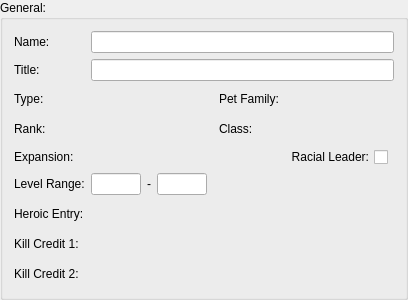
        <widget class="QGroupBox" name="groupBox">
         <property name="minimumSize">
          <size>
           <width>0</width>
           <height>300</height>
          </size>
         </property>
         <property name="title">
          <string>General:</string>
         </property>
         <layout class="QGridLayout" name="gridLayout_3">
          <item row="11" column="1" colspan="7">
           <layout class="QVBoxLayout" name="killCredit2Layout"/>
          </item>
          <item row="8" column="2">
           <widget class="QLabel" name="label_83">
            <property name="maximumSize">
             <size>
              <width>10</width>
              <height>16777215</height>
             </size>
            </property>
            <property name="text">
             <string>-</string>
            </property>
           </widget>
          </item>
          <item row="9" column="0">
           <widget class="QLabel" name="label_42">
            <property name="text">
             <string>Heroic Entry:</string>
            </property>
           </widget>
          </item>
          <item row="5" column="1" colspan="4">
           <layout class="QHBoxLayout" name="creaturetypeLayout"/>
          </item>
          <item row="8" column="1">
           <widget class="QLineEdit" name="MinLevelEdit">
            <property name="maximumSize">
             <size>
              <width>50</width>
              <height>16777215</height>
             </size>
            </property>
           </widget>
          </item>
          <item row="7" column="1" colspan="4">
           <layout class="QHBoxLayout" name="expansionLayout"/>
          </item>
          <item row="5" column="0">
           <widget class="QLabel" name="label_70">
            <property name="layoutDirection">
             <enum>Qt::RightToLeft</enum>
            </property>
            <property name="text">
             <string>Type:</string>
            </property>
           </widget>
          </item>
          <item row="5" column="6" colspan="2">
           <layout class="QHBoxLayout" name="creaturefamilyLayout"/>
          </item>
          <item row="4" column="1" colspan="7">
           <widget class="QLineEdit" name="subnameEdit"/>
          </item>
          <item row="7" column="6">
           <widget class="QCheckBox" name="isRacialLeader">
            <property name="layoutDirection">
             <enum>Qt::RightToLeft</enum>
            </property>
            <property name="text">
             <string>Racial Leader:</string>
            </property>
           </widget>
          </item>
          <item row="6" column="5">
           <widget class="QLabel" name="label_84">
            <property name="layoutDirection">
             <enum>Qt::RightToLeft</enum>
            </property>
            <property name="text">
             <string>Class:</string>
            </property>
           </widget>
          </item>
          <item row="3" column="1" colspan="7">
           <widget class="QLineEdit" name="NameEdit"/>
          </item>
          <item row="10" column="0">
           <widget class="QLabel" name="label_40">
            <property name="text">
             <string>Kill Credit 1:</string>
            </property>
           </widget>
          </item>
          <item row="8" column="0">
           <widget class="QLabel" name="label_29">
            <property name="layoutDirection">
             <enum>Qt::RightToLeft</enum>
            </property>
            <property name="text">
             <string>Level Range:</string>
            </property>
           </widget>
          </item>
          <item row="3" column="0">
           <widget class="QLabel" name="label">
            <property name="layoutDirection">
             <enum>Qt::RightToLeft</enum>
            </property>
            <property name="text">
             <string>Name:</string>
            </property>
           </widget>
          </item>
          <item row="6" column="6" colspan="2">
           <layout class="QHBoxLayout" name="unitclassLayout"/>
          </item>
          <item row="7" column="0">
           <widget class="QLabel" name="label_14">
            <property name="text">
             <string>Expansion:</string>
            </property>
           </widget>
          </item>
          <item row="5" column="5">
           <widget class="QLabel" name="label_71">
            <property name="layoutDirection">
             <enum>Qt::RightToLeft</enum>
            </property>
            <property name="text">
             <string>Pet Family:</string>
            </property>
           </widget>
          </item>
          <item row="11" column="0">
           <widget class="QLabel" name="label_41">
            <property name="text">
             <string>Kill Credit 2:</string>
            </property>
           </widget>
          </item>
          <item row="8" column="3">
           <widget class="QLineEdit" name="MaxLevelEdit">
            <property name="maximumSize">
             <size>
              <width>50</width>
              <height>16777215</height>
             </size>
            </property>
           </widget>
          </item>
          <item row="4" column="0">
           <widget class="QLabel" name="label_17">
            <property name="layoutDirection">
             <enum>Qt::RightToLeft</enum>
            </property>
            <property name="text">
             <string>Title:</string>
            </property>
           </widget>
          </item>
          <item row="6" column="0">
           <widget class="QLabel" name="label_72">
            <property name="layoutDirection">
             <enum>Qt::RightToLeft</enum>
            </property>
            <property name="text">
             <string>Rank:</string>
            </property>
           </widget>
          </item>
          <item row="10" column="1" colspan="7">
           <layout class="QHBoxLayout" name="killCredit1Layout"/>
          </item>
          <item row="9" column="1" colspan="7">
           <layout class="QHBoxLayout" name="heroicentryLayout"/>
          </item>
          <item row="6" column="1" colspan="4">
           <layout class="QVBoxLayout" name="rankLayout"/>
          </item>
         </layout>
        </widget>
